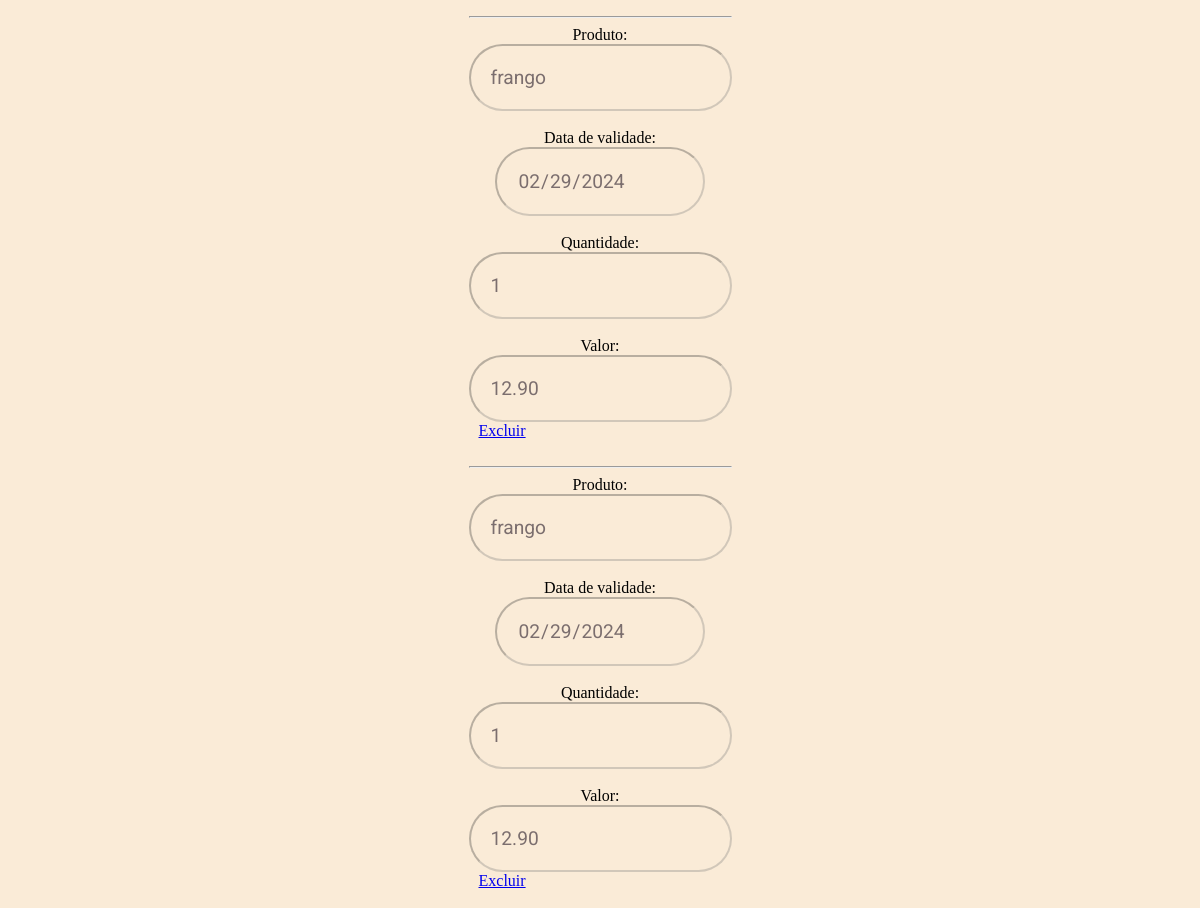
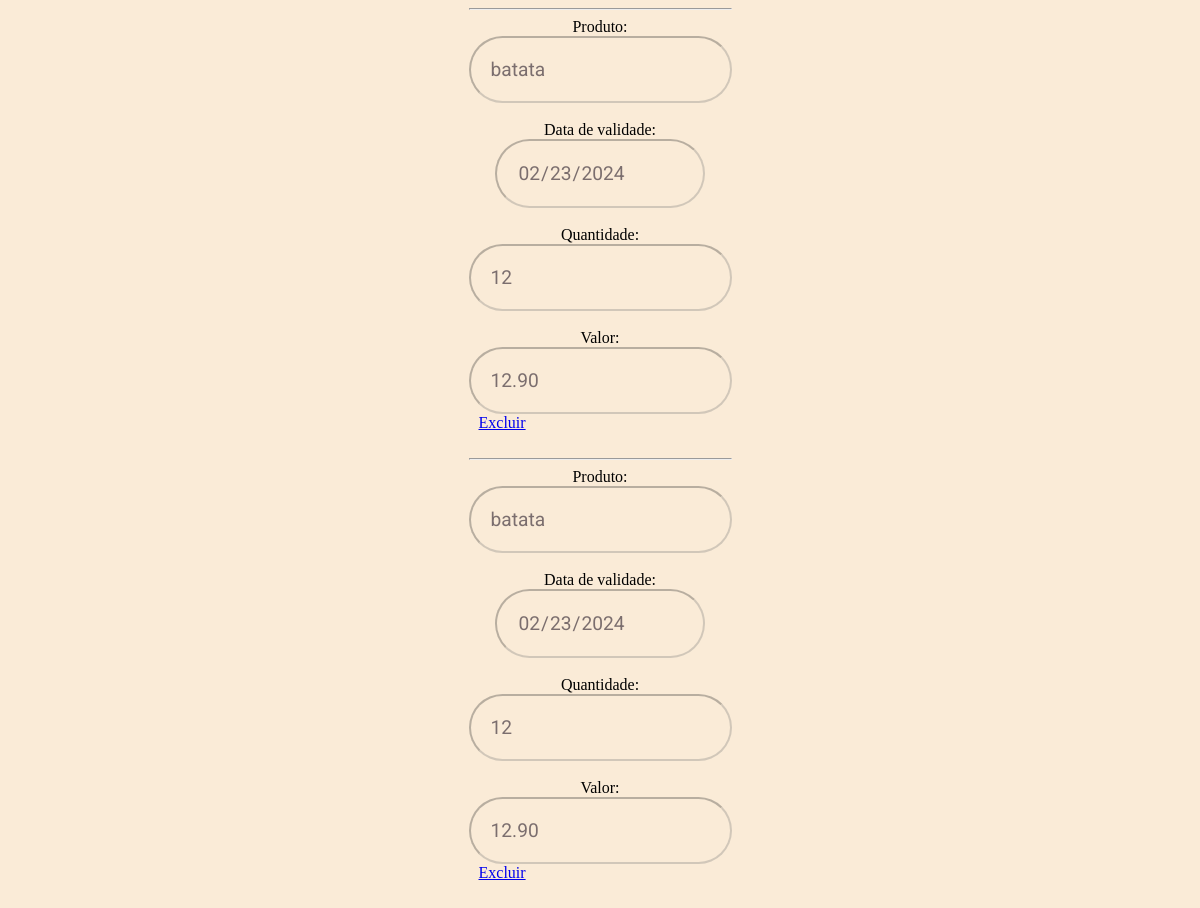
Screenshot of /model/listarproduto.php with the database file from the repository (2 pictures, top to bottom).
### tables this page shows
CREATE TABLE `tbproduto` (
  `codigo` int(11) NOT NULL,
  `produto` varchar(40) DEFAULT NULL,
  `datavalidade` date DEFAULT NULL,
  `qtde` int(11) DEFAULT NULL,
  `valor` decimal(6,2) DEFAULT NULL
);

### model/listarproduto.php (the view, shortened to what this page needs)
<!DOCTYPE html>
<html lang="pt-br">
<head>
    <link rel="stylesheet" href="../css/estilo.css">
</head>
<body id="formulario">
    <?php
    include_once '../factory/conexao.php';
    $consultar = "select *from tbproduto";
    $executar = mysqli_query($conn, $consultar);
    while($linha = mysqli_fetch_array($executar))
    {
    ?>
    <section>
    <form>
        <hr>
    <div class="client-group">
    <div class="input-group">
        <label id="produtoform">Produto:</label>
        <input type="text" name="cxproduto" disabled value="<?php echo $linha['produto']?>" required class="caixaformulario">
    </div>
    <br>
    <div class="input-group">
        <label id="dataform">Data de validade:</label>
        <input type="date" name="cxdata" disabled value="<?php echo $linha['datavalidade']?>" required class="caixaformulario">
    </div>
    <br>
    <div class="input-group">
        <label id="qtdeform">Quantidade:</label>
        <input type="number" name="cxqtde" disabled value="<?php echo $linha['qtde']?>" required class="caixaformulario">
    </div>
    <br>
    <div class="input-group">
        <label id="valorform">Valor:</label>
        <input type="text" name="cxvalor" disabled value="<?php echo $linha['valor']?>" required class="caixaformulario">
    </div>
    <a href="excluirproduto.php?id=<?php echo $linha['codigo'];?>" style="margin-left: 10px;">Excluir</a>
</div>
        <br>
    </form>
    <?php
        }
    ?>
</body>
</html>

### css/estilo.css (style rules this page uses)
#formulario { background-color: antiquewhite; justify-content: center; display: flex; align-items: center; min-height: 100vh; flex-wrap: wrap; }
.caixaformulario { background-color: antiquewhite; padding: 20px; display: flex; flex-direction: column; align-items: center; border-radius: 40px; font-family: Roboto, sans-serif; color: rgb(123, 110, 110); font-size: 1.2em; }
.input-group { display: flex; flex-direction: column; align-items: center; }

### rows the page displays
tbproduto: cxproduto "frango", cxdata "02/29/2024", cxqtde "1", cxvalor "12.90"
tbproduto: cxproduto "frango", cxdata "02/29/2024", cxqtde "1", cxvalor "12.90"
tbproduto: cxproduto "batata", cxdata "02/23/2024", cxqtde "12", cxvalor "12.90"
tbproduto: cxproduto "batata", cxdata "02/23/2024", cxqtde "12", cxvalor "12.90"
